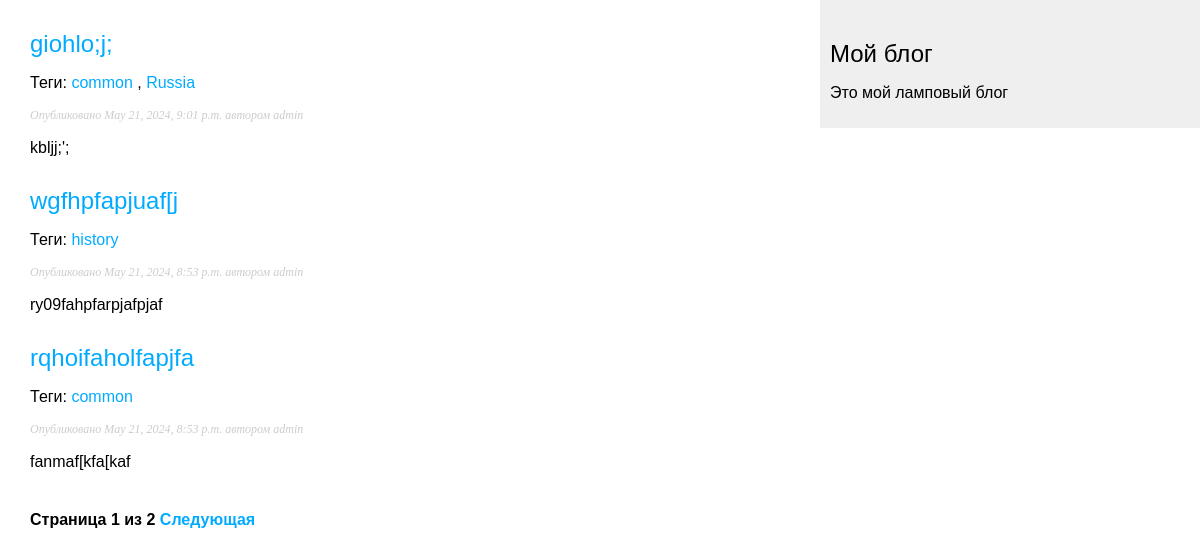
Screenshot of /blog/ with the database file from the repository.
### blog/models.py (models this page shows, shortened)
class Post(models.Model):
    class Status(models.TextChoices):
        DRAFT = 'DF', 'Draft'
        PUBLISHED = 'PB', 'Published'
    tags = TaggableManager()
    title = models.CharField(max_length=200)
    slug = models.SlugField(max_length=200)
    author = models.ForeignKey(User,
                               on_delete=models.CASCADE,
                               related_name='blog_posts')
    body = models.TextField()
    publish = models.DateTimeField(default=timezone.now)
    created = models.DateTimeField(auto_now_add=True)
    updated = models.DateTimeField(auto_now=True)
    status = models.CharField(max_length=2, choices=Status.choices, default=Status.DRAFT)
    objects = models.Manager()
    published = PublishedManager()
    class Meta:
        ordering = ['-publish']
        indexes = [
            models.Index(fields=['-publish'])
        ]

### blog/views.py (the view)
# urls.py: path('', views.post_list, name = 'post_list'),
def post_list(request, tag_slug = None):
    post_list = Post.published.all()
    tag = None
    if tag_slug:
        tag = get_object_or_404(Tag, slug=tag_slug)
        post_list = post_list.filter(tags__in = [tag])
    paginator = Paginator(post_list,3)
    page_number = request.GET.get('page',1)
    try:
        posts = paginator.page(page_number)
    except:
        posts = paginator.page(paginator.num_pages)
    return render(request,
                  'blog/post/list.html',
                  {'posts': posts, 'tag':tag})

### blog/models.py (called while the page is built)
    def get_queryset(self):
        return super().get_queryset().filter(status = Post.Status.PUBLISHED)

### blog/templates/blog/post/list.html (shortened to what this page needs)
{% extends "blog/base.html" %}
{% block content %}
{%for post in posts %}
<h2>
    <a href="{% url 'blog:post_detail' post.id %}">
        {{post.title}}
    </a>
</h2>
<p class="tags">
    Теги:
    {% for tag in post.tags.all %}
    <a href="{% url "blog:post_list_by_tag" tag.slug %}">
        {{tag.name}}
    </a>
    {% if not forloop.last %}, {% endif %}
    {% endfor %}
</p>
<p class = "date">
    Опубликовано {{post.publish}} автором {{post.author}}
</p>
{{ post.body|truncatewords:30|linebreaks}}
{% endfor %}
{% include "pagination.html" with page=posts %}
{% endblock %}

### blog/static/css/blog.css (style rules this page uses)
body { margin:0; padding:0; font-family:helvetica, sans-serif; }
a { color:#00abff; text-decoration:none; }
h2 { font-weight:normal; margin:30px 0 0; }
p.date { color:#ccc; font-family: georgia, serif; font-size: 12px; font-style: italic; }

### rows the page displays
Post: title "giohlo;j;", publish "May 21, 2024, 9:01 p.m.", author "admin", body "kbljj;';"
Tag: name "common"
Tag: name "Russia"
Post: title "wgfhpfapjuaf[j", publish "May 21, 2024, 8:53 p.m.", author "admin", body "ry09fahpfarpjafpjaf"
Tag: name "history"
Post: title "rqhoifaholfapjfa", publish "May 21, 2024, 8:53 p.m.", author "admin", body "fanmaf[kfa[kaf"

### other values shown
{{ page.number }} "1"
{{ page.paginator.num_pages }} "2"
